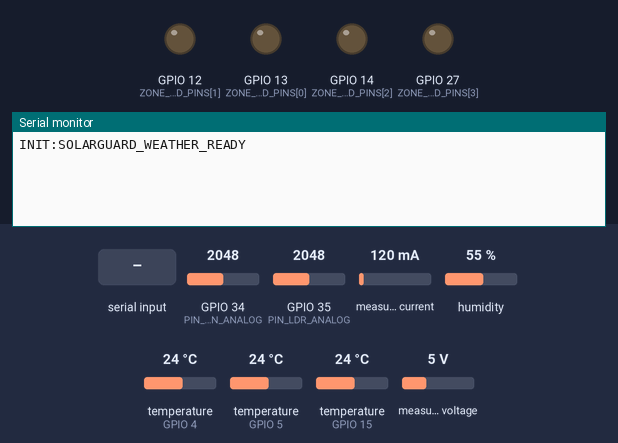
Bench run of a sketch on a simulated ESP32. Shown: output pins drawn as LEDs (lit = HIGH), the last lines printed to the serial monitor. The test bench sets the inputs (shaded band); at power-on: GPIO 34 (PIN_RAIN_ANALOG) = 2048, GPIO 35 (PIN_LDR_ANALOG) = 2048, measured current 120 mA, humidity 55 %, temperature (sensors on GPIO 4, GPIO 5, GPIO 15) 24 °C, measured voltage 5 V.

Above: at 1.4 s.
1.5 s: "ESTOP\n" received over Serial
At 3.1 s:
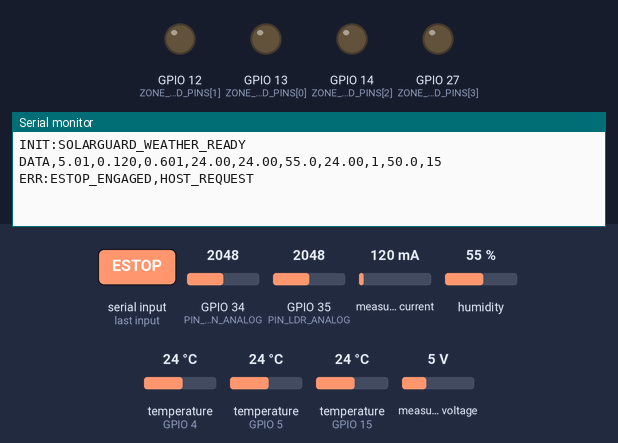
4.0 s: "RESET\n" received over Serial
At 4.4 s:
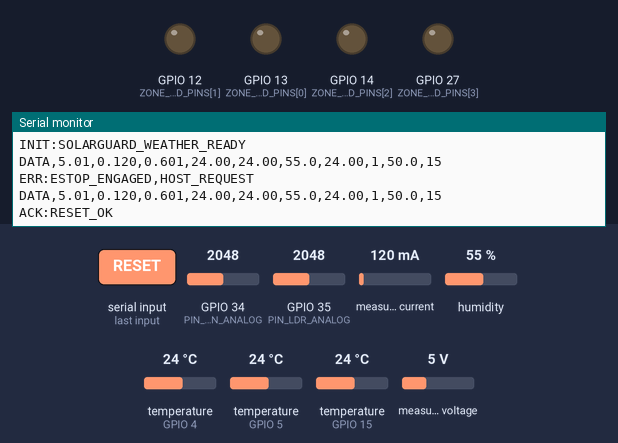
5.5 s: "PING\n" received over Serial
At 6.9 s:
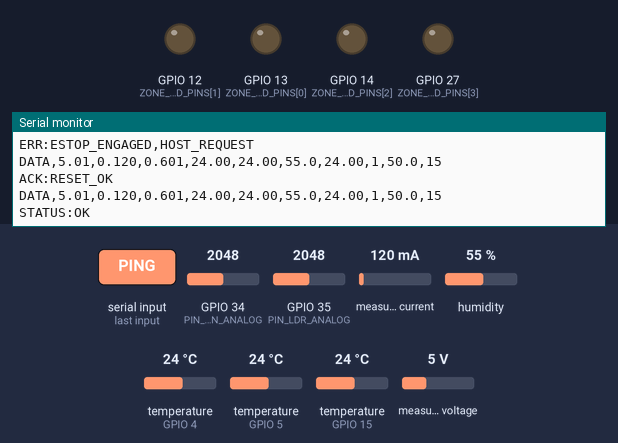

Measured:
- after the input at 1.5 s, the serial monitor: prints a new line after 1.0 s (image 1)
- after the input at 4.0 s, the serial monitor: prints a new line after 0.08 s (image 2)
- after the input at 5.5 s, the serial monitor: prints a new line after 0.12 s (image 3)

The sketch:

esp32_code.ino
```cpp
/*
 * SolarGuard — Upgraded ESP32 Firmware
 * Multi-Sensor Weather Telemetry + Selective Zone LED Demo + Isolated EDS Interface
 * ---------------------------------------------------------------------------------
 * Hardware Connections:
 *   - INA219 I2C Current/Voltage Sensor : SDA = GPIO 21, SCL = GPIO 22 (addr 0x40)
 *   - DS18B20 #1 Panel Surface Probe    : GPIO 4  (4.7k pull-up to 3.3V)
 *   - DS18B20 #2 Cooling Assembly Probe : GPIO 5  (4.7k pull-up to 3.3V)
 *   - DHT22 Humidity & Ambient Temp     : GPIO 15 (10k pull-up to 3.3V)
 *   - Rain Sensor Digital / Analog Out  : GPIO 34 (input-only ADC; active-low or threshold)
 *   - LDR Photoresistor Divider         : GPIO 35 (input-only ADC 0..4095)
 *   - 4x Zone Indicator LEDs            : GPIO 13, 12, 14, 27 (220 Ohm resistors)
 *   - Isolated EDS Driver Interlock In  : GPIO 32 (INPUT_PULLUP; LOW = external driver ready)
 *   - Isolated EDS Fault Feedback In    : GPIO 33 (INPUT_PULLUP; LOW = external fault)
 *
 * CRITICAL SAFETY BOUNDARY:
 *   The ESP32 MUST NOT directly generate or switch kilovolt-level HV EDS waveforms.
 *   High-voltage electrode excitation requires an external, opto-isolated, hardware-
 *   interlocked EDS power stage. Without an approved driver asserting READY on GPIO 32,
 *   the ESP32 refuses HV EDS dispatch and runs in safe LED-only demonstration or
 *   simulation reporting mode.
 *
 * Outgoing Telemetry Format (every 1000 ms @ 115200 baud):
 *   DATA,<voltage_v>,<current_a>,<power_w>,<panel_temp_c>,<cooling_temp_c>,
 *        <humidity_pct>,<ambient_temp_c>,<rain_detected>,<ldr_pct>,<sensor_mask>
 *
 * Incoming Serial Commands:
 *   ZONE:XXXX         -> Drive 4 low-voltage indicator LEDs only (demonstration)
 *   EDS_REQ:P<n>:XXXX -> Request isolated EDS cycle if hardware interlocks permit
 *   EDS_STATUS        -> Report EDS interlock & fault pin state
 *   ESTOP             -> Force all outputs OFF and lock controller in safe state
 *   RESET             -> Clear ESTOP lock
 *   PING              -> Health check
 */

#include <Wire.h>
#include <Adafruit_INA219.h>
#include <OneWire.h>
#include <DallasTemperature.h>
#include <DHT.h>

// --- Pin Definitions ---
#define PIN_I2C_SDA           21
#define PIN_I2C_SCL           22
#define PIN_TEMP_PANEL        4
#define PIN_TEMP_COOLING      5
#define PIN_DHT22             15
#define PIN_RAIN_ANALOG       34
#define PIN_LDR_ANALOG        35
#define PIN_EDS_INTERLOCK_OK  32
#define PIN_EDS_FAULT_IN      33

#define DHTTYPE DHT22
const int ZONE_LED_PINS[4] = {13, 12, 14, 27};

// --- Timing & Validation Constants ---
const unsigned long TELEMETRY_INTERVAL_MS = 1000;
const float MIN_VALID_TEMP_C = -20.0f;
const float MAX_VALID_TEMP_C = 120.0f;
const float MIN_VALID_VOLT_V = 0.0f;
const float MAX_VALID_VOLT_V = 32.0f;
const int RAIN_ADC_WET_THRESHOLD = 2200; // Lower ADC value on common resistive rain boards = wet

// --- Sensor Objects ---
Adafruit_INA219 ina219;
OneWire oneWirePanel(PIN_TEMP_PANEL);
OneWire oneWireCooling(PIN_TEMP_COOLING);
DallasTemperature sensorPanel(&oneWirePanel);
DallasTemperature sensorCooling(&oneWireCooling);
DHT dht(PIN_DHT22, DHTTYPE);

// --- Runtime State ---
bool ina219Ready = false;
bool panelTempReady = false;
bool coolingTempReady = false;
bool dhtReady = false;
bool emergencyStopActive = false;
bool zoneStates[4] = {false, false, false, false};

unsigned long lastTelemetryMs = 0;
String serialInputBuffer = "";

bool isEdsHardwareInterlockReady() {
  // Requires an external isolated driver pulling GPIO 32 LOW with no fault on GPIO 33
  bool interlockClosed = (digitalRead(PIN_EDS_INTERLOCK_OK) == LOW);
  bool faultClear = (digitalRead(PIN_EDS_FAULT_IN) == HIGH);
  return interlockClosed && faultClear && !emergencyStopActive;
}

void applyLedStates() {
  for (int i = 0; i < 4; i++) {
    if (emergencyStopActive) {
      zoneStates[i] = false;
      digitalWrite(ZONE_LED_PINS[i], LOW);
    } else {
      digitalWrite(ZONE_LED_PINS[i], zoneStates[i] ? HIGH : LOW);
    }
  }
}

void triggerEmergencyStop(const char* reason) {
  emergencyStopActive = true;
  applyLedStates();
  Serial.print("ERR:ESTOP_ENGAGED,");
  Serial.println(reason);
}

void handleSerialCommand(String cmd) {
  cmd.trim();
  if (cmd.length() == 0) return;

  if (cmd.equalsIgnoreCase("ESTOP")) {
    triggerEmergencyStop("HOST_REQUEST");
    return;
  }

  if (cmd.equalsIgnoreCase("RESET")) {
    emergencyStopActive = false;
    for (int i = 0; i < 4; i++) zoneStates[i] = false;
    applyLedStates();
    Serial.println("ACK:RESET_OK");
    return;
  }

  if (cmd.equalsIgnoreCase("PING")) {
    Serial.println(emergencyStopActive ? "STATUS:ESTOP" : "STATUS:OK");
    return;
  }

  if (cmd.equalsIgnoreCase("EDS_STATUS")) {
    if (emergencyStopActive) {
      Serial.println("EDS_STATUS:SAFETY_DISABLED_ESTOP");
    } else if (digitalRead(PIN_EDS_FAULT_IN) == LOW) {
      Serial.println("EDS_STATUS:FAULT_DETECTED");
    } else if (isEdsHardwareInterlockReady()) {
      Serial.println("EDS_STATUS:DRIVER_READY");
    } else {
      Serial.println("EDS_STATUS:NO_ISOLATED_DRIVER_LED_ONLY");
    }
    return;
  }

  if (cmd.startsWith("EDS_REQ:")) {
    if (emergencyStopActive) {
      Serial.println("ERR:EDS_REJECTED_ESTOP");
      return;
    }
    if (!isEdsHardwareInterlockReady()) {
      // Do NOT falsely report electrostatic cleaning occurred without isolated driver interlock
      Serial.println("WARN:EDS_INTERLOCK_OPEN_LED_DEMO_ONLY");
      return;
    }
    // Note: External isolated controller handles HV 4-phase switching; ESP32 logs request only
    Serial.print("ACK:EDS_REQUEST_ACCEPTED,");
    Serial.println(cmd);
    return;
  }

  if (cmd.startsWith("ZONE:")) {
    if (emergencyStopActive) {
      Serial.println("ERR:REJECTED_IN_ESTOP");
      return;
    }
    String mask = cmd.substring(5);
    mask.trim();
    if (mask.length() != 4) {
      Serial.println("ERR:INVALID_ZONE_LENGTH");
      return;
    }
    for (int i = 0; i < 4; i++) {
      char c = mask.charAt(i);
      if (c != '0' && c != '1') {
        Serial.println("ERR:INVALID_ZONE_CHAR");
        return;
      }
      zoneStates[i] = (c == '1');
    }
    applyLedStates();
    Serial.print("ACK:ZONE:");
    Serial.println(mask);
    return;
  }

  Serial.print("ERR:UNKNOWN_CMD,");
  Serial.println(cmd);
}

void readSerialCommands() {
  while (Serial.available() > 0) {
    char incoming = (char)Serial.read();
    if (incoming == '\n' || incoming == '\r') {
      if (serialInputBuffer.length() > 0) {
        handleSerialCommand(serialInputBuffer);
        serialInputBuffer = "";
      }
    } else if (serialInputBuffer.length() < 96) {
      serialInputBuffer += incoming;
    } else {
      serialInputBuffer = "";
      Serial.println("ERR:CMD_BUFFER_OVERFLOW");
    }
  }
}

void publishTelemetry() {
  float voltageV = 0.0f;
  float currentA = 0.0f;
  float powerW = 0.0f;
  float panelTempC = -99.9f;
  float coolingTempC = -99.9f;
  float humidityPct = -1.0f;
  float ambientTempC = -99.9f;
  int rainDetected = -1; // -1 = sensor unavailable/unverified, 0 = dry, 1 = wet
  float ldrPct = -1.0f;

  if (ina219Ready) {
    float busV = ina219.getBusVoltage_V();
    float shuntMv = ina219.getShuntVoltage_mV();
    float loadV = busV + (shuntMv / 1000.0f);
    float currentMa = ina219.getCurrent_mA();
    if (!isnan(loadV) && loadV >= MIN_VALID_VOLT_V && loadV <= MAX_VALID_VOLT_V) voltageV = loadV;
    if (!isnan(currentMa)) currentA = max(0.0f, currentMa / 1000.0f);
    powerW = voltageV * currentA;
  }

  sensorPanel.requestTemperatures();
  sensorCooling.requestTemperatures();
  float rawPanelC = sensorPanel.getTempCByIndex(0);
  float rawCoolingC = sensorCooling.getTempCByIndex(0);

  if (rawPanelC != DEVICE_DISCONNECTED_C && rawPanelC >= MIN_VALID_TEMP_C && rawPanelC <= MAX_VALID_TEMP_C) {
    panelTempC = rawPanelC;
    panelTempReady = true;
  } else {
    panelTempReady = false;
  }

  if (rawCoolingC != DEVICE_DISCONNECTED_C && rawCoolingC >= MIN_VALID_TEMP_C && rawCoolingC <= MAX_VALID_TEMP_C) {
    coolingTempC = rawCoolingC;
    coolingTempReady = true;
  } else {
    coolingTempReady = false;
  }

  float rawHum = dht.readHumidity();
  float rawAmb = dht.readTemperature();
  if (!isnan(rawHum) && !isnan(rawAmb) && rawHum >= 0.0f && rawHum <= 100.0f) {
    humidityPct = rawHum;
    ambientTempC = rawAmb;
    dhtReady = true;
  } else {
    dhtReady = false;
  }

  int rainAdc = analogRead(PIN_RAIN_ANALOG);
  // Open floating ADC check can be refined with pull-up; report 1 if below wet threshold
  rainDetected = (rainAdc < RAIN_ADC_WET_THRESHOLD) ? 1 : 0;

  int ldrAdc = analogRead(PIN_LDR_ANALOG);
  ldrPct = constrain((ldrAdc / 4095.0f) * 100.0f, 0.0f, 100.0f);

  // Bitmask of validated sensors: bit0=INA219, bit1=PanelTemp, bit2=CoolTemp, bit3=DHT22
  int sensorMask = (ina219Ready ? 1 : 0)
                 | (panelTempReady ? 2 : 0)
                 | (coolingTempReady ? 4 : 0)
                 | (dhtReady ? 8 : 0);

  Serial.print("DATA,");
  Serial.print(voltageV, 2); Serial.print(",");
  Serial.print(currentA, 3); Serial.print(",");
  Serial.print(powerW, 3); Serial.print(",");
  Serial.print(panelTempC, 2); Serial.print(",");
  Serial.print(coolingTempC, 2); Serial.print(",");
  Serial.print(humidityPct, 1); Serial.print(",");
  Serial.print(ambientTempC, 2); Serial.print(",");
  Serial.print(rainDetected); Serial.print(",");
  Serial.print(ldrPct, 1); Serial.print(",");
  Serial.println(sensorMask);
}

void setup() {
  Serial.begin(115200);
  delay(200);

  for (int i = 0; i < 4; i++) {
    pinMode(ZONE_LED_PINS[i], OUTPUT);
    digitalWrite(ZONE_LED_PINS[i], LOW);
  }
  pinMode(PIN_EDS_INTERLOCK_OK, INPUT_PULLUP);
  pinMode(PIN_EDS_FAULT_IN, INPUT_PULLUP);

  Wire.begin(PIN_I2C_SDA, PIN_I2C_SCL);
  ina219Ready = ina219.begin();
  if (ina219Ready) ina219.setCalibration_32V_2A();

  sensorPanel.begin();
  sensorCooling.begin();
  dht.begin();

  Serial.println("INIT:SOLARGUARD_WEATHER_READY");
}

void loop() {
  readSerialCommands();
  unsigned long now = millis();
  if (now - lastTelemetryMs >= TELEMETRY_INTERVAL_MS) {
    lastTelemetryMs = now;
    publishTelemetry();
  }
}
```
